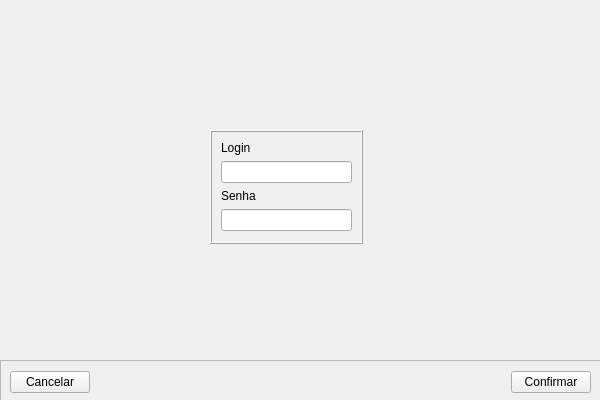
<?xml version="1.0" encoding="UTF-8"?>
<ui version="4.0">
 <class>FormularioLogin</class>
 <widget class="QWidget" name="FormularioLogin">
  <property name="geometry">
   <rect>
    <x>0</x>
    <y>0</y>
    <width>600</width>
    <height>400</height>
   </rect>
  </property>
  <property name="windowTitle">
   <string>GasGuardian</string>
  </property>
  <widget class="QFrame" name="ContainerLogin">
   <property name="geometry">
    <rect>
     <x>210</x>
     <y>130</y>
     <width>153</width>
     <height>114</height>
    </rect>
   </property>
   <property name="frameShape">
    <enum>QFrame::Box</enum>
   </property>
   <property name="frameShadow">
    <enum>QFrame::Raised</enum>
   </property>
   <layout class="QFormLayout" name="formLayout">
    <item row="0" column="0">
     <widget class="QLabel" name="LabelLogin">
      <property name="text">
       <string>Login</string>
      </property>
     </widget>
    </item>
    <item row="1" column="0" colspan="2">
     <widget class="QLineEdit" name="InputLogin">
      <property name="maxLength">
       <number>100</number>
      </property>
      <property name="echoMode">
       <enum>QLineEdit::Normal</enum>
      </property>
     </widget>
    </item>
    <item row="2" column="0">
     <widget class="QLabel" name="LabelSenha">
      <property name="text">
       <string>Senha</string>
      </property>
     </widget>
    </item>
    <item row="3" column="0" colspan="2">
     <widget class="QLineEdit" name="InputSenha">
      <property name="maxLength">
       <number>100</number>
      </property>
      <property name="echoMode">
       <enum>QLineEdit::PasswordEchoOnEdit</enum>
      </property>
     </widget>
    </item>
   </layout>
  </widget>
  <widget class="QFrame" name="ContainerBotoes">
   <property name="geometry">
    <rect>
     <x>0</x>
     <y>360</y>
     <width>601</width>
     <height>44</height>
    </rect>
   </property>
   <property name="frameShape">
    <enum>QFrame::StyledPanel</enum>
   </property>
   <property name="frameShadow">
    <enum>QFrame::Raised</enum>
   </property>
   <layout class="QHBoxLayout" name="horizontalLayout">
    <item>
     <widget class="QPushButton" name="Cancelar">
      <property name="text">
       <string>Cancelar</string>
      </property>
      <property name="icon">
       <iconset>
        <normaloff>../../assets/cancel.svg</normaloff>../../assets/cancel.svg</iconset>
      </property>
     </widget>
    </item>
    <item>
     <spacer name="horizontalSpacer">
      <property name="orientation">
       <enum>Qt::Horizontal</enum>
      </property>
      <property name="sizeHint" stdset="0">
       <size>
        <width>40</width>
        <height>20</height>
       </size>
      </property>
     </spacer>
    </item>
    <item>
     <widget class="QPushButton" name="Confirmar">
      <property name="text">
       <string>Confirmar</string>
      </property>
      <property name="icon">
       <iconset>
        <normaloff>../../assets/check.svg</normaloff>../../assets/check.svg</iconset>
      </property>
     </widget>
    </item>
   </layout>
  </widget>
 </widget>
 <resources/>
 <connections/>
</ui>
